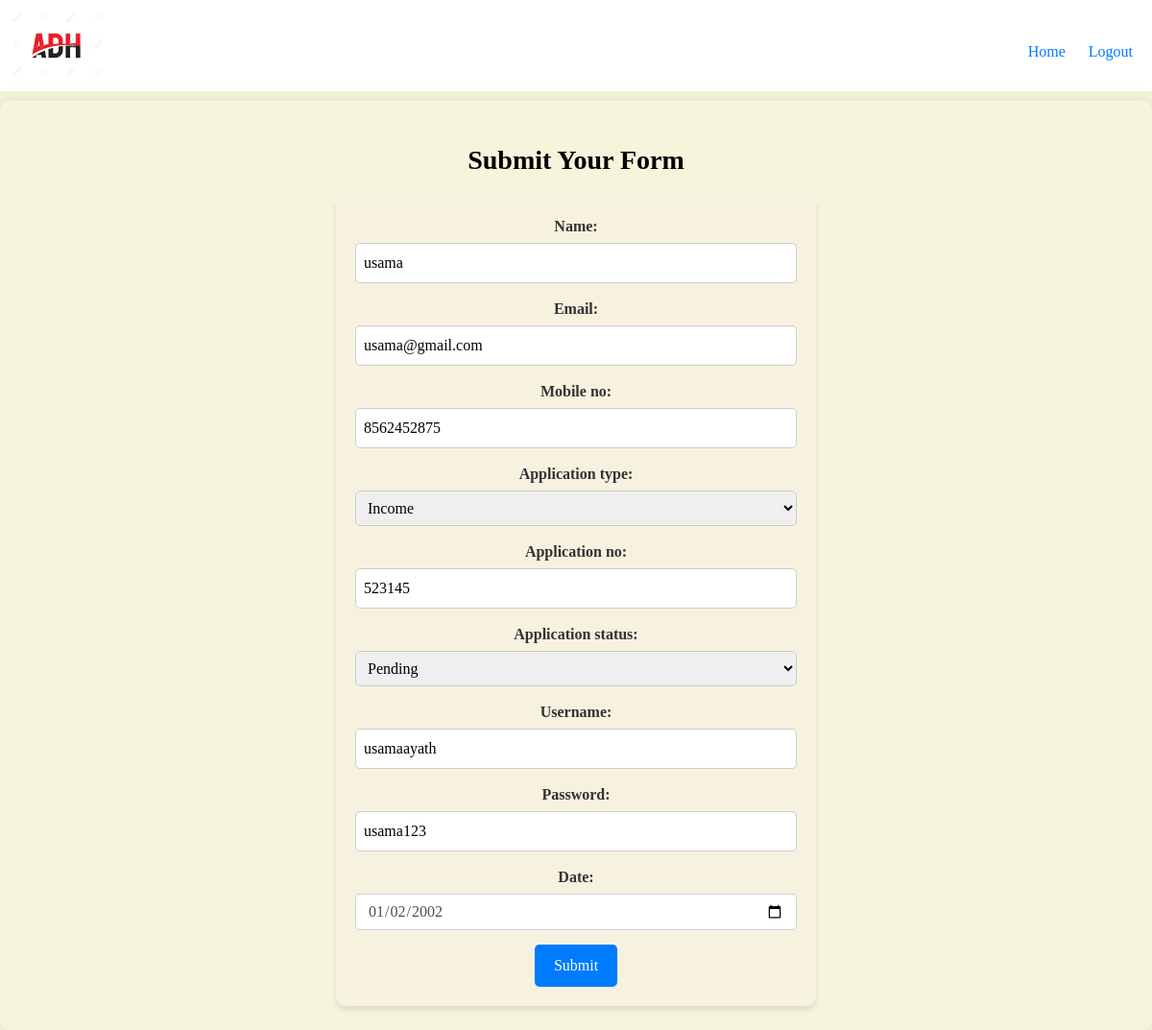
Page /editapp/1 (signed in) on the earlier database version.
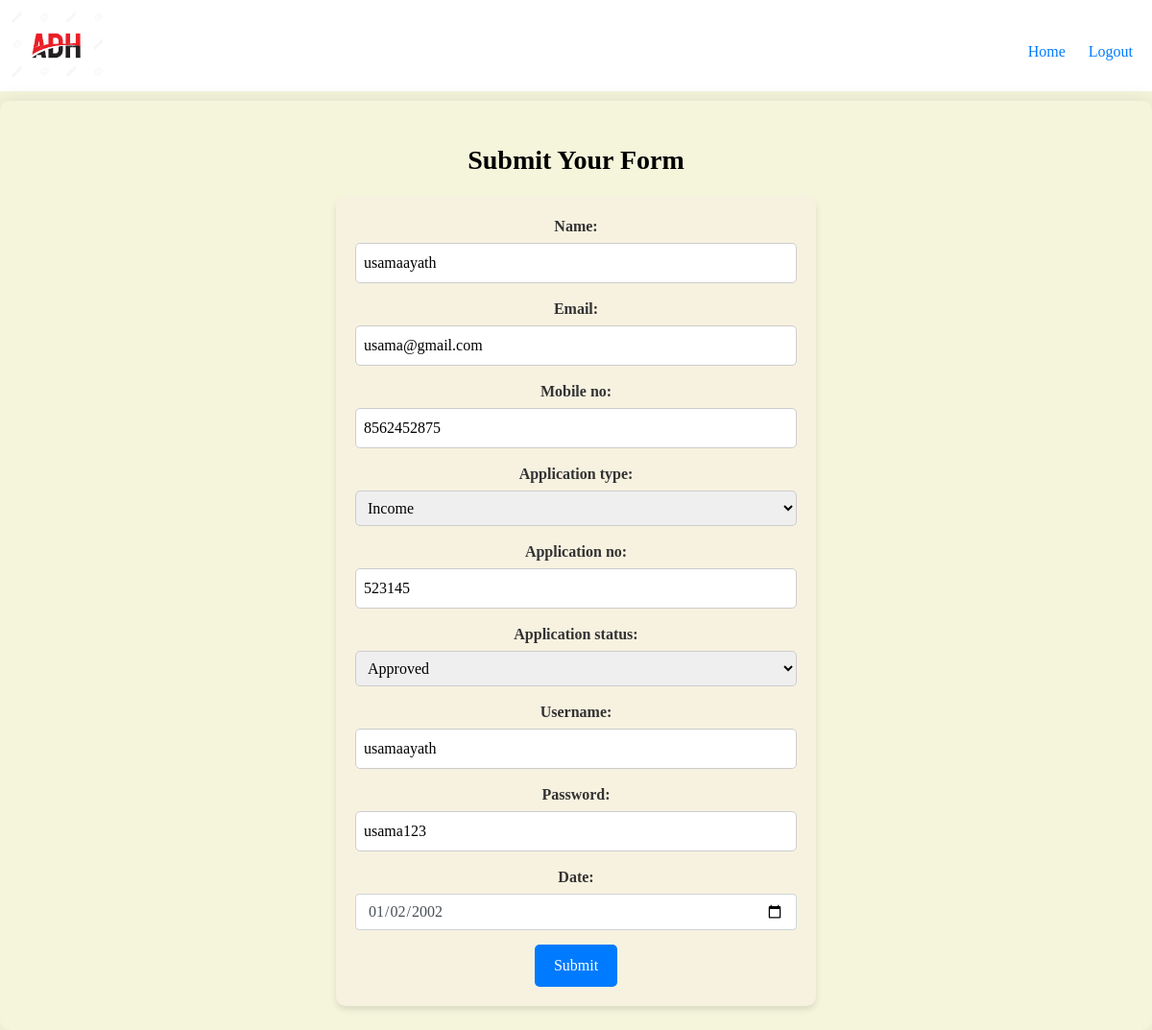
Same page on the later database version.
### appadh/models.py (models this page shows)
class newApplication(models.Model):
    Name=models.CharField(max_length=30)
    Email=models.EmailField(max_length=30)
    Mobile_no=models.CharField(max_length=20)
    appoptions=(
        ('caste','Caste'),
        ('income','Income'),
        ('non-creamy','Non creamy'),
        ('possession','Possession'),
        ('etapp','Etapp'),
        ('landtax','Landtax'),
        ('irctc','IRCTC')
    )
    Application_type=models.CharField(max_length=20, choices=appoptions)
    Application_no=models.CharField(max_length=20)
    statusoptions=(
        ('approved','Approved'),
        ('pending','Pending'),
        ('rejected','Rejected'),
        ('none','None')
    )
    Application_status=models.CharField(max_length=10, choices=statusoptions)
    Username=models.CharField(max_length=30)
    Password=models.CharField(max_length=30)
    Date=models.DateField()

### appadh/views.py (the view, shortened to what this page needs)
# urls.py: path('editapp/<pk>',views.editapp,name='editapp'),
@login_required
def editapp(request,pk):
    obj=newApplication.objects.get(id=pk)
    frm=newappForm(instance=obj)
    return render(request,'newapplication.html',{'frm':frm})

### appadh/forms.py
class newappForm(forms.ModelForm):
    class Meta:
        model=newApplication
        fields='__all__'
        widgets = {
          'Date': forms.DateInput(attrs={'class': 'form-control', 'type': 'date'}),
        }

### templates/newapplication.html (shortened to what this page needs)
<!DOCTYPE html>
<html lang="en">
<head>
    <link href="https://stackpath.bootstrapcdn.com/bootstrap/4.5.2/css/bootstrap.min.css" rel="stylesheet">
</head>
<body>
    {% include 'menubar.html' %}
    <div class="form-container">
        <h2>Submit Your Form</h2>
        <form method="POST">
            {{ frm.as_p }}
            <button type="submit" class="btn btn-submit">Submit</button>
        </form>
    </div>
</body>
</html>

Differences in the rows shown:
changed newApplication "usamaayath": Name "usama" → "usamaayath"; Application_status "Pending" → "Approved"
